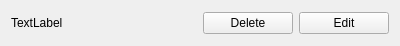
<?xml version="1.0" encoding="UTF-8"?>
<ui version="4.0">
 <class>ListItemWidget</class>
 <widget class="QWidget" name="ListItemWidget">
  <property name="geometry">
   <rect>
    <x>0</x>
    <y>0</y>
    <width>400</width>
    <height>46</height>
   </rect>
  </property>
  <property name="windowTitle">
   <string>Form</string>
  </property>
  <layout class="QHBoxLayout" name="horizontalLayout_2">
   <item>
    <widget class="QLabel" name="labelWord">
     <property name="text">
      <string>TextLabel</string>
     </property>
    </widget>
   </item>
   <item>
    <layout class="QHBoxLayout" name="horizontalLayout">
     <item>
      <widget class="QPushButton" name="buttonDelete">
       <property name="text">
        <string>Delete</string>
       </property>
      </widget>
     </item>
     <item>
      <widget class="QPushButton" name="buttonEdit">
       <property name="text">
        <string>Edit</string>
       </property>
      </widget>
     </item>
    </layout>
   </item>
  </layout>
 </widget>
 <resources/>
 <connections/>
</ui>
